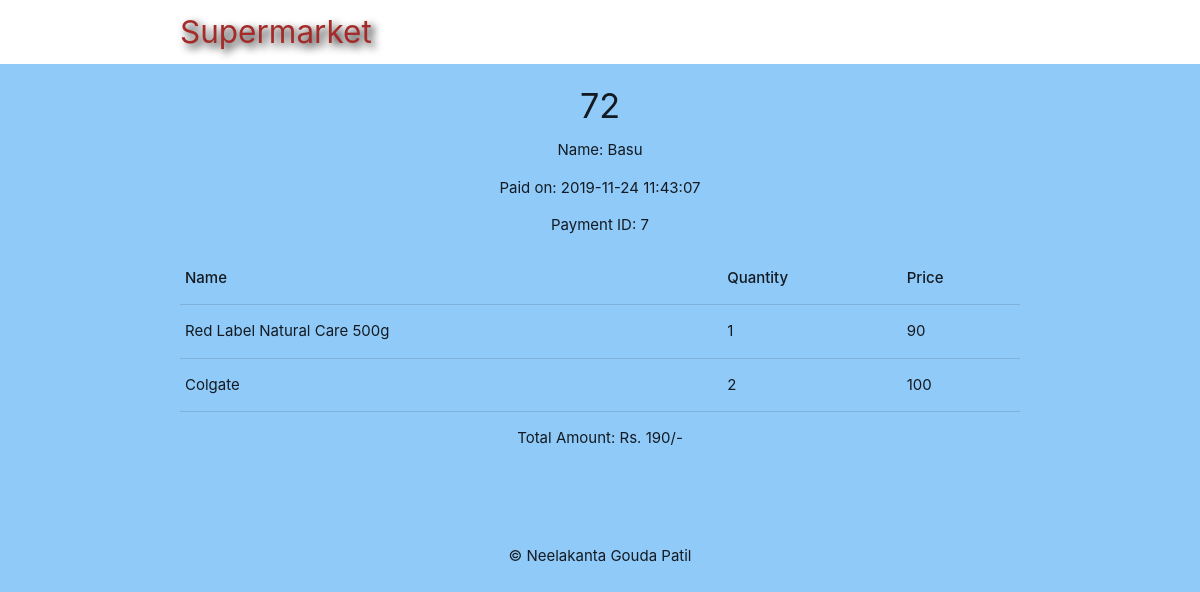
Page /b_details.php?id=72 on the committed database.
### tables this page shows
CREATE TABLE `payment` (
  `payment_id` int(8) NOT NULL,
  `customer_id` int(4) NOT NULL,
  `pdate` datetime NOT NULL DEFAULT current_timestamp(),
  `amount` int(8) NOT NULL,
  `mode` varchar(255) NOT NULL,
  `bill_no` int(9) NOT NULL
);

CREATE TABLE `billing_counter` (
  `bill_no` int(9) NOT NULL,
  `customer_id` int(4) NOT NULL,
  `employee_id` int(3) NOT NULL,
  `bdate` datetime NOT NULL DEFAULT current_timestamp()
);

CREATE TABLE `customer` (
  `customer_id` int(4) NOT NULL,
  `name` varchar(255) NOT NULL,
  `email` varchar(255) NOT NULL,
  `phone_no` bigint(10) NOT NULL,
  `zipcode` int(6) NOT NULL
);

CREATE TABLE `cart` (
  `cart_id` int(4) NOT NULL,
  `model_id` int(5) NOT NULL,
  `quantity` int(3) NOT NULL,
  `amount` int(8) NOT NULL,
  `bill_no` int(9) NOT NULL
);

CREATE TABLE `p_name` (
  `name_id` int(5) NOT NULL,
  `name` varchar(255) NOT NULL,
  `price` int(8) NOT NULL,
  `quantity` int(3) NOT NULL
);

### b_details.php (the view, shortened to what this page needs)
<?php
	include('config/db_connect_admin.php');
	if (isset($_GET['id'])) {
		$b_id = mysqli_real_escape_string($connect, $_GET['id']);
		$pay_sql = "SELECT b.bill_no, c.name, pay.payment_id, b.bdate, pay.amount FROM billing_counter b, customer c, payment pay WHERE b.bill_no = $b_id AND pay.bill_no = $b_id AND c.customer_id = b.customer_id";
		$pay_sql2  = "SELECT pn.name, c.quantity, c.amount FROM cart c, p_name pn, product p WHERE c.bill_no = $b_id AND p.model_id = c.model_id AND pn.name_id = p.name_id";
		$pay_result = mysqli_query($connect, $pay_sql);
		$bill = mysqli_fetch_assoc($pay_result);
		$pay_result2 = mysqli_query($connect, $pay_sql2);
		$items = mysqli_fetch_all($pay_result2, MYSQLI_ASSOC);
	}
 ?>
 <!DOCTYPE html>
 <html>
 	<?php include('templates/header.php'); ?>
 	<div class="container center darkslategray-text">
 		<?php if($bill): ?>
 			<h4><?php echo htmlspecialchars($bill['bill_no']); ?></h4>
 			<p>Name: <?php echo htmlspecialchars($bill['name']); ?></p>
 			<p>Paid on: <?php echo date($bill['bdate']); ?></p>
 			<p>Payment ID: <?php echo htmlspecialchars($bill['payment_id']); ?></p>
 			<div class="card-content center">
 				<table cellpadding="4">
 				<tr>
 					<td><strong>Name</strong></td>
 					<td><strong>Quantity</strong></td>
 					<td><strong>Price</strong></td>
 				</tr>
 				<?php foreach ($items as $key => $item): ?>
 					<tr>
 						<td><?php echo htmlspecialchars($item['name']); ?></td>
 						<td><?php echo htmlspecialchars($item['quantity']); ?></td>
 						<td><?php echo htmlspecialchars($item['amount']); ?></td>
 					</tr>
 				<?php endforeach; ?>
 				</table>
 			</div>
 			<p>Total Amount: Rs. <?php echo htmlspecialchars($bill['amount']); ?>/-</p>
 			<form action="b_details.php" method="POST">
 			</form>
 		<?php else: ?>
 			<h5>No such bill exist!</h5>
 		<?php endif; ?>
 	</div>
 	<?php include('templates/footer.php'); ?>
 </html>

### templates/header.php (style rules this page uses)
form { max-width: 460px; margin: 20px auto; padding: 20px; }

### rows in the picture
payment: bill_no.bill_no "72", customer.name "Basu", bill_no.bdate "2019-11-24 11:43:07", payment_id "7", amount "190"
cart: p_name.name "Red Label Natural Care 500g", quantity "1", amount "90"
cart: p_name.name "Colgate", quantity "2", amount "100"
